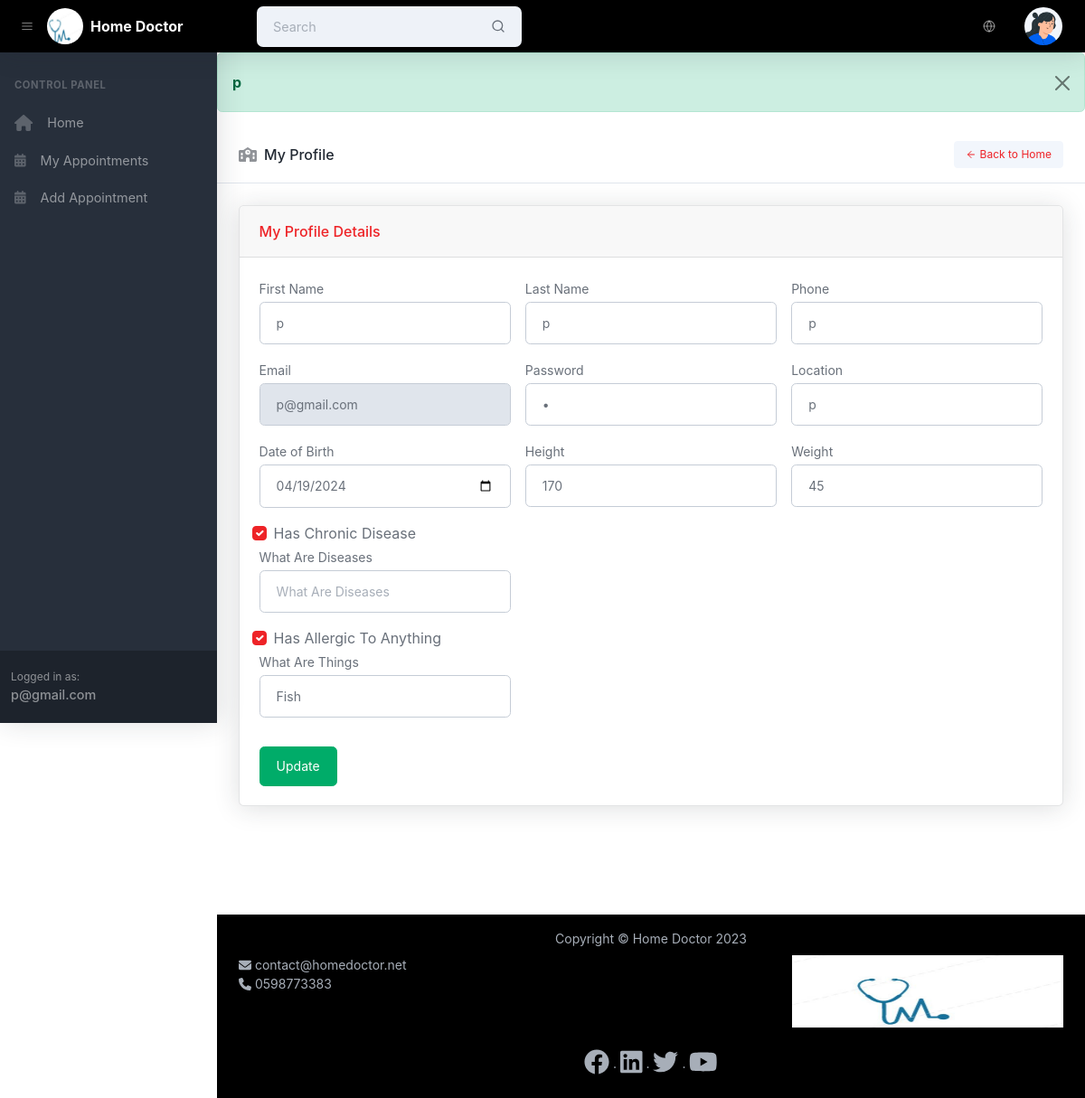
The app's page /patient/profile.php (signed in) with its own data.
### tables this page shows
CREATE TABLE `patient` (
  `id` int(11) NOT NULL,
  `first_name` varchar(255) NOT NULL,
  `last_name` varchar(255) NOT NULL,
  `phone` varchar(255) NOT NULL,
  `email` varchar(255) NOT NULL,
  `password` varchar(255) NOT NULL,
  `location` varchar(255) NOT NULL,
  `date_of_birth` date NOT NULL,
  `height` int(11) NOT NULL,
  `weight` int(11) NOT NULL,
  `has_chronic_disease` tinyint(1) NOT NULL DEFAULT 0,
  `what_are_diseases` varchar(255) DEFAULT NULL,
  `has_allergic_to_anything` tinyint(1) NOT NULL DEFAULT 0,
  `what_are_things` varchar(255) DEFAULT NULL
);

### includes/myFunctions.php (called while the page is built, shortened)
<?php
  function lang($word) {
    $translations = $_SESSION['words'];
    return isset($translations[$word])? $translations[$word] : $word;
  }
  ?>

### includes/lib.php (called while the page is built, shortened)
<?php
include("config.php");
include('myFunctions.php');
function select($statment)
{
    global $mysqlilink;
    $query = $statment;
    $res = mysqli_query($mysqlilink,$query) or die('<center><div>wrong in connect with server</div>'.mysqli_error($mysqlilink)."</center>");
	$list = [];
    while($row=mysqli_fetch_array($res,MYSQLI_BOTH))
    {
      $list[] = $row;
	}
	 return $list;
}
function selectByCondition($columns ,$table, $where = "")
{
    return select("select $columns from $table $where");
}
function selectById($columns ,$table, $id)
{
    return selectByCondition($columns, $table, "where id = $id");
}
?>

### includes/patient.php (called while the page is built, shortened)
<?php
function getPatientById($id)
{
	return selectById("*","patient", $id);
}
?>

### patient/profile.php (the view, shortened to what this page needs)
<?php
  include('../includes/lib.php');
  include_once('../includes/patient.php');
  $id =  $first_name =  $last_name =  $phone =  $email =  $password =  $location =  $date_of_birth =  $height =  $weight =  $has_chronic_disease =  $what_are_diseases =  $has_allergic_to_anything =  $what_are_things = "";
  include('../template/header.php');
  if ($_SERVER['REQUEST_METHOD'] === 'GET')
  {
      $id = $_SESSION['userID'];
      $result = getPatientById($id);
      if( count( $result ) > 0)
      {
        $row = $result[0];
        $first_name = $row['first_name'];
        $last_name = $row['last_name'];
        $phone = $row['phone'];
        $email = $row['email'];
        $password = $row['password'];
        $location = $row['location'];
        $date_of_birth = $row['date_of_birth'];
        $height = $row['height'];
        $weight = $row['weight'];
        $has_chronic_disease = ( isset( $row['has_chronic_disease']))? 1:0;
        $what_are_diseases = $row['what_are_diseases'];
        $has_allergic_to_anything = ( isset( $row['has_allergic_to_anything']))? 1:0;
        $what_are_things = $row['what_are_things'];
      }
      else
      {
        $_SESSION["message"] = ' There is No data for this id';
        $_SESSION["fail"] = ' There is No data for this id';
      }
  }
?>
<?php include('../template/startNavbar.php'); ?>
<main>
    <header class="page-header page-header-compact page-header-light border-bottom bg-white mb-4">
        <div class="container-xl px-4">
            <div class="page-header-content">
                <div class="row align-items-center justify-content-between pt-3">
                    <div class="col-auto mb-3">
                        <h1 class="page-header-title">
                            <div class="page-header-icon"><i class="fa fa-school"></i></div>
                            My Profile
                        </h1>
                    </div>
                    <div class="col-12 col-xl-auto mb-3">
                        <a class="btn btn-sm btn-light text-primary" href="index.php">
                            <i class="me-1" data-feather="arrow-left"></i>
                            Back to Home
                        </a>
                    </div>
                </div>
            </div>
        </div>
    </header>
    <div class="container-xl px-4 mt-4">
        <div class="row">
            <div class="col-xl-12">
                <div class="card mb-4">
                    <div class="card-header">My Profile Details </div>
                    <div class="card-body">
                        <form action="" method="POST" enctype="multipart/form-data">
                            <div class="row gx-3 mb-3">
                                <div class="col-md-4 mb-3">
                                    <label class="small mb-1" for="first_name"><?php echo lang("First Name"); ?></label>
                                    <input class="form-control" id="first_name" name="first_name" type="text" placeholder="<?php echo lang("First Name"); ?>"
                                        value="<?php echo $first_name;?>" required />
                                </div>
                                <div class="col-md-4 mb-3">
                                    <label class="small mb-1" for="last_name"><?php echo lang("Last Name"); ?></label>
                                    <input class="form-control" id="last_name" name="last_name" type="text" placeholder="<?php echo lang("Last Name"); ?>"
                                        value="<?php echo $last_name;?>" required />
                                </div>
                                <div class="col-md-4 mb-3">
                                    <label class="small mb-1" for="phone"><?php echo lang("Phone"); ?></label>
                                    <input class="form-control" id="phone" name="phone" type="tel" placeholder="<?php echo lang("Phone"); ?>"
                                        value="<?php echo $phone;?>" required />
                                </div>
                                <div class="col-md-4 mb-3">
                                    <label class="small mb-1" for="email"><?php echo lang("Email"); ?></label>
                                    <input class="form-control" id="email" name="email" type="email" placeholder="<?php echo lang("Email"); ?>"
                                        value="<?php echo $email;?>" required readonly/>
                                </div>
                                <div class="col-md-4 mb-3">
                                    <label class="small mb-1" for="password"><?php echo lang("Password"); ?></label>
                                    <input class="form-control" id="password" name="password" type="password" placeholder="<?php echo lang("Password"); ?>"
                                        value="<?php echo $password;?>" required />
                                </div>
                                <div class="col-md-4 mb-3">
                                    <label class="small mb-1" for="location"><?php echo lang("Location"); ?></label>
                                    <input class="form-control" id="location" name="location" type="text" placeholder="<?php echo lang("Location"); ?>"
                                        value="<?php echo $location;?>" required />
                                </div>
                                <div class="col-md-4 mb-3">
                                    <label class="small mb-1" for="date_of_birth"><?php echo lang("Date of Birth"); ?></label>
                                    <input class="form-control" id="date_of_birth" name="date_of_birth" type="date" placeholder="<?php echo lang("Date of Birth"); ?>"
                                        value="<?php echo $date_of_birth;?>" required />
                                </div>
                                <div class="col-md-4 mb-3">
                                    <label class="small mb-1" for="height"><?php echo lang("Height"); ?></label>
                                    <input class="form-control" id="height" name="height" type="text" placeholder="<?php echo lang("Height"); ?>"
                                        value="<?php echo $height;?>" required />
                                </div>
                                <div class="col-md-4 mb-3">
                                    <label class="small mb-1" for="weight"><?php echo lang("Weight"); ?></label>
                                    <input class="form-control" id="weight" name="weight" type="text" placeholder="<?php echo lang("Weight"); ?>"
                                        value="<?php echo $weight;?>" required />
                                </div>
                                <div class="form-check">
                                    <input class="form-check-input" id="has_chronic_disease" name="has_chronic_disease"
                                        type="checkbox"
                                        <?php if($has_chronic_disease == 1) echo 'checked';?> />
                                    <label class="form-check-label" for="has_chronic_disease"><?php echo lang("Has Chronic Disease"); ?></label>
                                </div>
                                <div class="col-md-4 mb-3">
                                    <label class="small mb-1" for="what_are_diseases"><?php echo lang("What Are Diseases"); ?></label>
                                    <input class="form-control" id="what_are_diseases" name="what_are_diseases" type="text" placeholder="<?php echo lang("What Are Diseases"); ?>"
                                        value="<?php echo $what_are_diseases;?>"  />
                                </div>
                                <div class="form-check">
                                    <input class="form-check-input" id="has_allergic_to_anything" name="has_allergic_to_anything"
                                        type="checkbox"
                                        <?php if($has_allergic_to_anything == 1) echo 'checked';?> />
                                    <label class="form-check-label" for="has_allergic_to_anything"><?php echo lang("Has Allergic To Anything"); ?></label>
                                </div>
                                <div class="col-md-4 mb-3">
                                    <label class="small mb-1" for="what_are_things"><?php echo lang("What Are Things"); ?></label>
                                    <input class="form-control" id="what_are_things" name="what_are_things" type="text" placeholder="<?php echo lang("What Are Things"); ?>"
                                        value="<?php echo $what_are_things;?>"  />
                                </div>
                            </div>
                            <button name="updatePatient" class="btn btn-success" type="submit">Update</button>
                        </form>
                    </div>
                </div>
            </div>
        </div>
    </div>
</main>
<?php include('../template/footer.php'); ?>

### css/custom.css (style rules this page uses)
.text-primary { color: #ee2327 !important; }
a { color: #ee2327; text-decoration: none; }
.form-check-input:checked { background-color: #ee2327; border-color: #ee2327; }
.card:not([class*="bg-"]) .card-header { color: #ee2327; }

### records on screen
patient: first_name "p", last_name "p", phone "p", email "p@gmail.com", location "p", date_of_birth "04/19/2024", height "170", weight "45", has_chronic_disease "☑", has_allergic_to_anything "☑", what_are_things "Fish"

### other values on screen
lang("Home Doctor") "Home Doctor"
lang("Control Panel") "CONTROL PANEL"
lang("Home") "Home"
lang("My Appointments") "My Appointments"
lang("Add Appointment") "Add Appointment"
$_SESSION['user'] "p@gmail.com"
$_SESSION['success'] "p"
lang("First Name") "First Name"
lang("Last Name") "Last Name"
lang("Phone") "Phone"
lang("Email") "Email"
lang("Password") "Password"
lang("Location") "Location"
lang("Date of Birth") "Date of Birth"
lang("Height") "Height"
